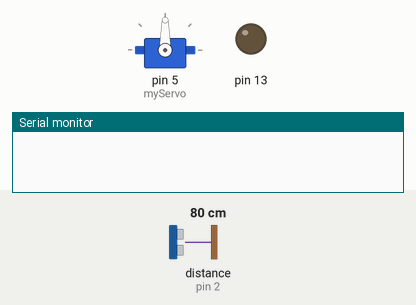
This sketch was run on a simulated Arduino Uno, built with avr-gcc and run on an emulated ATmega328P. On the bench: servo, output pins drawn as LEDs (lit = HIGH), the last lines printed to the serial monitor. Wiring (inferred from the names in the program): ultrasonic range finder: trigger pin 3; echo pin 2. Inputs (shaded band) come from the test bench; at power-on: distance to the obstacle (sensor on pin 2) 80 cm. The echo pulse lasts 58.3 µs per cm; pins used as bus, display or sensor lines are not drawn.

Above: at 1.2 s.
1.3 s: distance to the obstacle (sensor on pin 2) set to 13 cm
2.8 s: distance to the obstacle (sensor on pin 2) set to 10 cm
At 4.0 s:
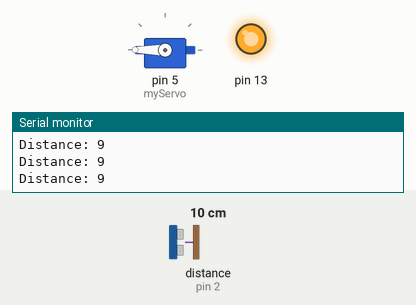
4.3 s: distance to the obstacle (sensor on pin 2) set to 18 cm
At 5.5 s:
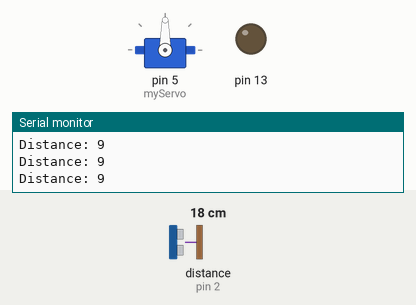
5.8 s: distance to the obstacle (sensor on pin 2) set to 2 cm
At 6.5 s:
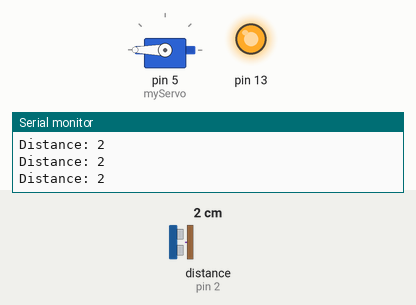
Timing chart, 0 to 8.3 s (numbered marks = the images above; inputs shaded):
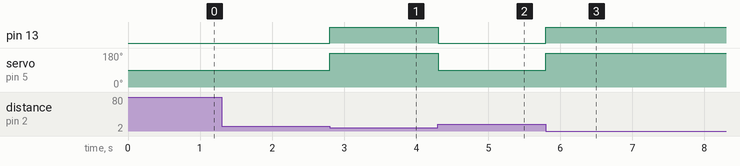

The sketch:

arduino.ino
```cpp
#define echoPin 2
#define trigPin 3
#include <Servo.h>

long duration;
int distance;

Servo myServo;
int pos = 0;

void setup() {
  pinMode(trigPin, OUTPUT);
  pinMode(echoPin, INPUT);
  pinMode(13,OUTPUT);
  myServo.attach(5);
  Serial.begin(9600);
}
void loop() {
  digitalWrite(trigPin, LOW);
  delayMicroseconds(1);

  digitalWrite(trigPin, HIGH);
  delayMicroseconds(1);
  digitalWrite(trigPin, LOW);

  duration = pulseIn(echoPin, HIGH);

  distance = duration * 0.034 / 2;

  if (distance <= 10) {
    if (distance >=1) {
    Serial.print("Distance: ");
    Serial.println(distance);
    digitalWrite(13, HIGH);
    myServo.write(180);
    }
    else {
    }
  } else {
    digitalWrite(13, LOW);
    myServo.write(90);
  }
}
```

Measured:
- the behaviour switches between 12 and 11 cm on distance to the obstacle (sensor on pin 2) (found by bisection; images 0 and 1)
- after the input at 1.3 s, every drawn part: stays the same
- after the input at 2.8 s, pin 13: LOW → HIGH at once; servo on pin 5 (myServo): 90° → 180° at once
- after the input at 4.3 s, pin 13: HIGH → LOW at once; servo on pin 5 (myServo): 180° → 90° at once
- after the input at 5.8 s, pin 13: LOW → HIGH at once; servo on pin 5 (myServo): 90° → 180° at once
